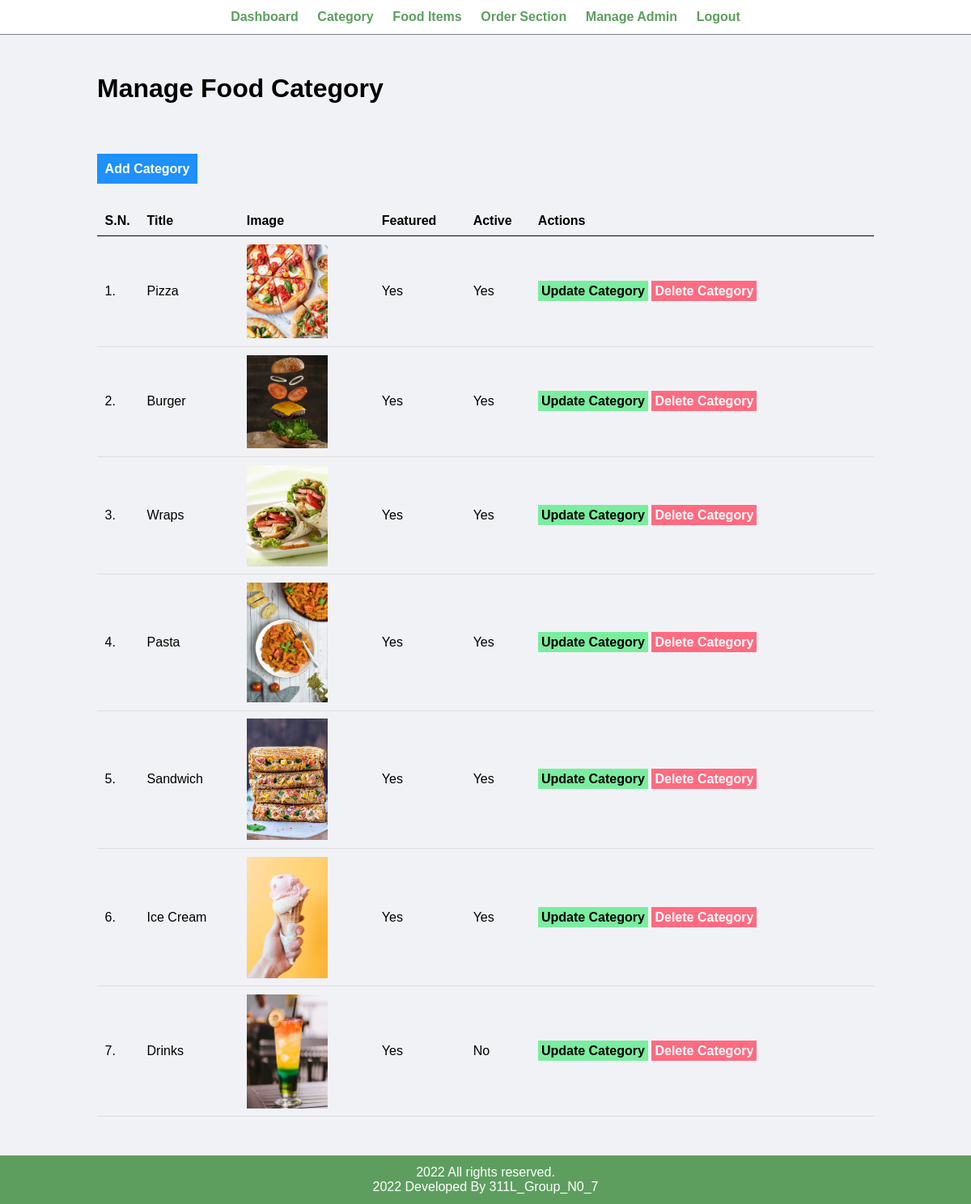
Screenshot of /admin/manage-category.php (signed in) with the database file from the repository.
### tables this page shows
CREATE TABLE `tbl_category` (
  `id` int(10) UNSIGNED NOT NULL,
  `title` varchar(100) NOT NULL,
  `image_name` varchar(255) NOT NULL,
  `featured` varchar(10) NOT NULL,
  `active` varchar(10) NOT NULL
);

### admin/manage-category.php (the view, shortened to what this page needs)
<?php include('partials/menu.php'); ?>
<div class="main-content">
    <div class="wrapper">
        <h1>Manage Food Category</h1>
        <br /><br />
        <br><br>
                <a href="<?php echo SITEURL; ?>admin/add-category.php" class="btn-primary">Add Category</a>
                <br /><br /><br />
                <table class="tbl-full">
                    <tr>
                        <th>S.N.</th>
                        <th>Title</th>
                        <th>Image</th>
                        <th>Featured</th>
                        <th>Active</th>
                        <th>Actions</th>
                    </tr>
                    <?php
                        $sql = "SELECT * FROM tbl_category";
                        $res = mysqli_query($conn, $sql);
                        $count = mysqli_num_rows($res);
                        $sn=1;
                        if($count>0)
                        {
                            while($row=mysqli_fetch_assoc($res))
                            {
                                $id = $row['id'];
                                $title = $row['title'];
                                $image_name = $row['image_name'];
                                $featured = $row['featured'];
                                $active = $row['active'];
                                ?>
                                    <tr>
                                        <td><?php echo $sn++; ?>. </td>
                                        <td><?php echo $title; ?></td>
                                        <td>
                                            <?php
                                                if($image_name!="")
                                                {
                                                    ?>
                                                    <img src="<?php echo SITEURL; ?>images/category/<?php echo $image_name; ?>" width="100px" >
                                                    <?php
                                                }
                                                else
                                                {
                                                    echo "<div class='error'>Image not Added.</div>";
                                                }
                                            ?>
                                        </td>
                                        <td><?php echo $featured; ?></td>
                                        <td><?php echo $active; ?></td>
                                        <td>
                                            <a href="<?php echo SITEURL; ?>admin/update-category.php?id=<?php echo $id; ?>" class="btn-secondary">Update Category</a>
                                            <a href="<?php echo SITEURL; ?>admin/delete-category.php?id=<?php echo $id; ?>&image_name=<?php echo $image_name; ?>" class="btn-danger">Delete Category</a>
                                        </td>
                                    </tr>
                                <?php
                            }
                        }
                        else
                        {
                            ?>
                            <tr>
                                <td colspan="6"><div class="error">No Category Added.</div></td>
                            </tr>
                            <?php
                        }
                    ?>
                </table>
    </div>
</div>
<?php include('partials/footer.php'); ?>

### admin/partials/menu.php (shortened to what this page needs)
<html>
    <head>
        <link rel="stylesheet" href="../css/admin.css">
    </head>
    <body>
        <div class="menu text-center">
            <div class="wrapper">
                <ul>
                    <li><a href="index.php">Dashboard</a></li>
                    <li><a href="manage-category.php">Category</a></li>
                    <li><a href="manage-food.php">Food Items</a></li>
                    <li><a href="manage-order.php">Order Section</a></li>
                    <li><a href="manage-admin.php">Manage Admin</a></li>
                    <li><a href="logout.php">Logout</a></li>
                </ul>
            </div>
        </div>

### admin/partials/footer.php (shortened to what this page needs)
<div class="footer">
            <div class="wrapper">
                <p class="text-center"><?php echo date("Y"); ?>  All rights reserved.</a></p>
                <p class="text-center"><?php echo date("Y"); ?> Developed By 311L_Group_N0_7</a></p>
            </div>
            </div>
    </body>
</html>

### css/admin.css (style rules this page uses)
* { margin: 0; padding: 0; font-family: Arial, Helvetica, sans-serif; }
.wrapper { padding: 1%; width: 80%; margin: 0 auto; }
.text-center { text-align: center; }
.tbl-full { width: 100%; }
table { border-collapse: collapse; width: 100%; }
th, td { padding: 8px; text-align: left; border-bottom: 1px solid #ddd; }
table tr th { border-bottom: 1px solid black; padding: 1%; text-align: left; }
table tr td { padding: 1%; }
.btn-primary { background-color: #1e90ff; padding: 1%; color: white; text-decoration: none; font-weight: bold; }
.btn-secondary { background-color: #7bed9f; padding: 1%; color: black; text-decoration: none; font-weight: bold; }
.btn-danger { background-color: #ff6b81; padding: 1%; color: white; text-decoration: none; font-weight: bold; }
.menu { border-bottom: 1px solid grey; }
.menu ul { list-style-type: none; }
.menu ul li { display: inline; padding: 1%; }
.menu ul li a { text-decoration: none; font-weight: bold; color: #5d9e5f; }
.main-content { background-color: #f1f2f6; padding: 3% 0; }
.footer { background-color: #5d9e5f; color: white; }

### rows the page displays
tbl_category: title "Pizza", image_name (picture), featured "Yes", active "Yes"
tbl_category: title "Burger", image_name (picture), featured "Yes", active "Yes"
tbl_category: title "Wraps", image_name (picture), featured "Yes", active "Yes"
tbl_category: title "Pasta", image_name (picture), featured "Yes", active "Yes"
tbl_category: title "Sandwich", image_name (picture), featured "Yes", active "Yes"
tbl_category: title "Ice Cream", image_name (picture), featured "Yes", active "Yes"
tbl_category: title "Drinks", image_name (picture), featured "Yes", active "No"
